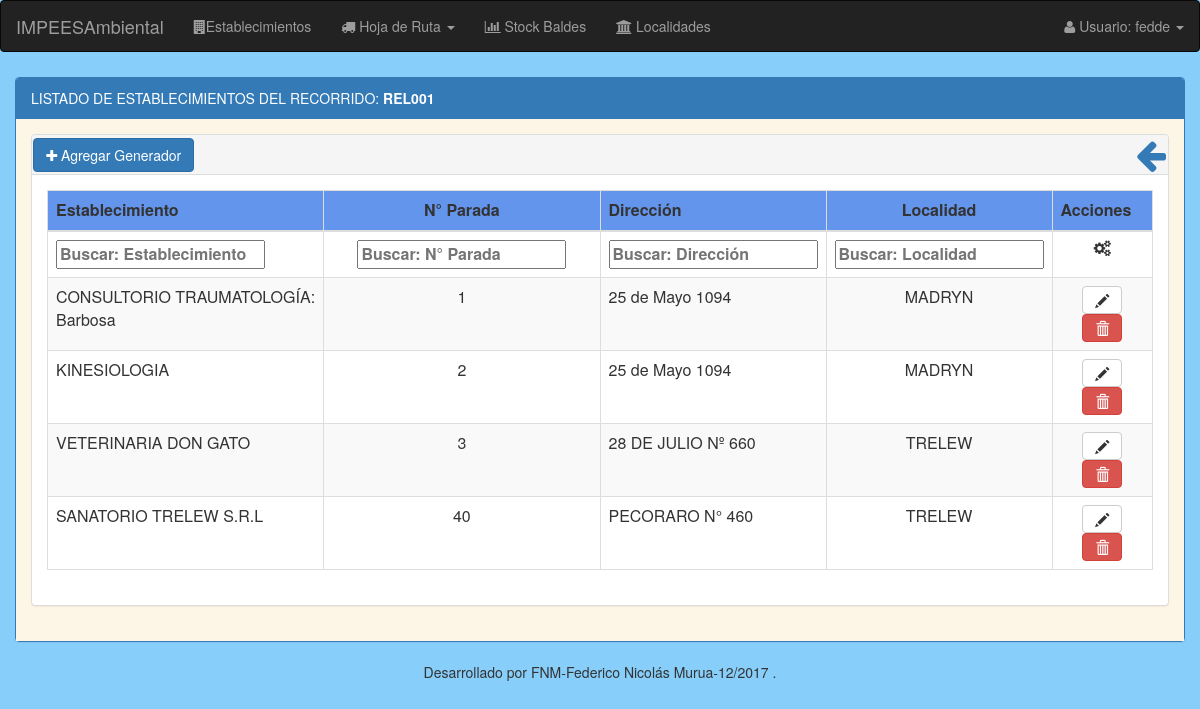
The page /generadores/listado/establecimientos/recorrido/3/1/ (signed in) on the database as committed earlier.
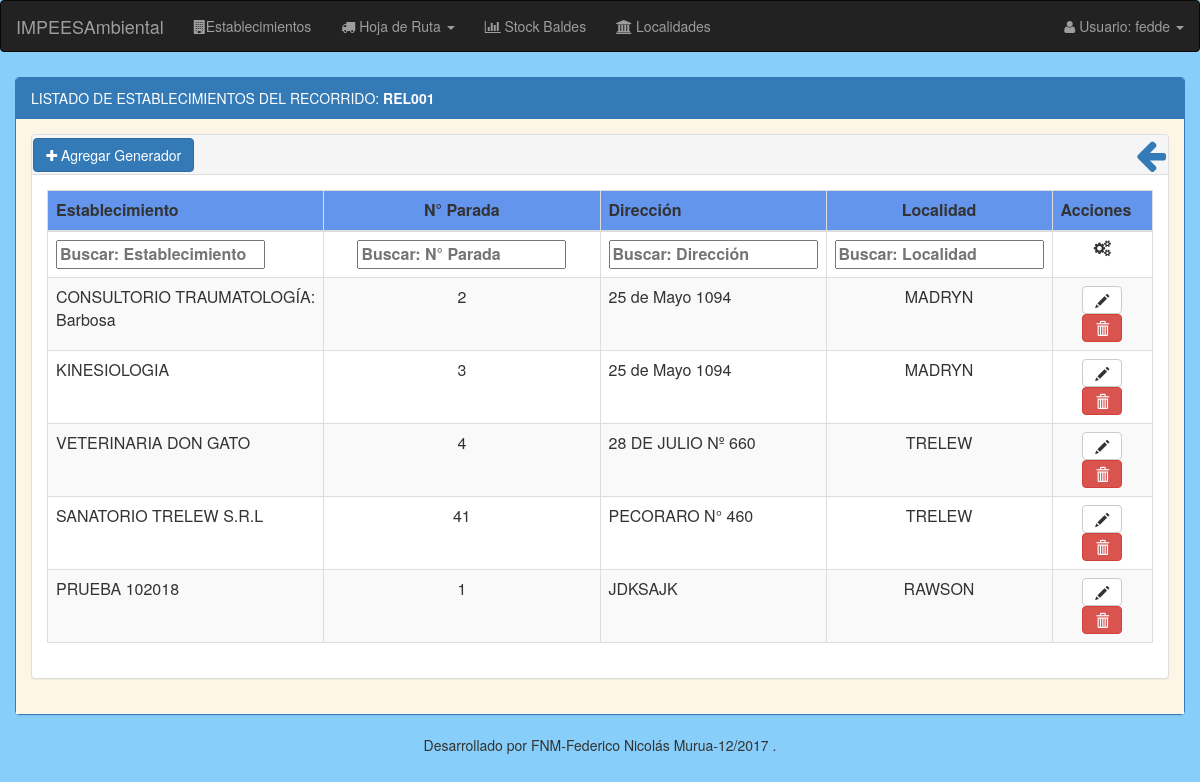
The same page on the database as committed later.
### modulo_I/models.py (models this page shows, shortened)
class Recorrido(models.Model):
    nombre = models.CharField(max_length=50, unique=True)
    extra = models.BooleanField(default=False)

class EstablecimientoGenerador(models.Model):
    nro_inscripcion = models.BigIntegerField(unique=True, blank=True, null=True, default=None) # N° inscripcion registro de generadores provincia del chubut
    activo = models.BooleanField(default=False)
    razon_social = models.CharField(max_length=50)
    direccion = models.CharField(max_length=100)
    tipo_actividad = MultiSelectField(choices=sorted(Actividades), blank=True, null=True)
    recoleccion = MultiSelectField(choices=Dias, blank=True, null=True)
    localidad = models.ForeignKey('Localidad', null=True, on_delete=models.SET_NULL)
    telefono = models.CharField(max_length=50, blank=True, null=True)
    email = models.CharField(max_length=200, blank=True, null=True)
    responsable_ambiental = models.CharField(max_length=50, blank=True, null=True)
    cuit = models.CharField(max_length=20, blank=True, null=True)
    recorrido = models.ForeignKey('Recorrido', blank=True, null=True, on_delete=models.SET_NULL)
    nro_parada = models.IntegerField(validators=[MinValueValidator(1)], blank=True, null=True)
    recorrido_extra = models.ForeignKey('Recorrido', blank=True, null=True, on_delete=models.SET_NULL, related_name="recorrido_extra")
    nro_parada_extra = models.IntegerField(validators=[MinValueValidator(1)], blank=True, null=True)

class Localidad(models.Model):
    nombre = models.CharField(max_length=25)
    cp = models.IntegerField(validators=[MinValueValidator(1)], unique=True)
    provincia = models.ForeignKey('Provincia', on_delete=models.CASCADE)

### modulo_I/views.py (the view)
@login_required
def listado_establecimientos_recorrido(request, id_recorrido, dia):
    if dia!='0' and dia!='6':
        listado = EstablecimientoGenerador.objects.filter(activo=True, recorrido__id=id_recorrido)
        listado_establecimientos = []
        '''
        PROBAR LO ACORDADO SI QUEDA ANTES DE SUBIR
        si se modifica, si es igual solo actualizar (?)
        '''
        for e in listado:
            if Dias[int(dia)][1] in e.get_recoleccion_display(): # para obtener valor de la tupla
                listado_establecimientos.append(e)
        flag = True #para el nro de parada en la lista.
    else:
        listado_establecimientos = EstablecimientoGenerador.objects.filter(activo=True, recorrido_extra__id=id_recorrido, recoleccion__icontains=dia)
        flag = False
    return render(request, 'establecimiento/recorrido/establecimientos_recorrido_listado.html', {'flag':flag, 'listado_establecimientos': listado_establecimientos, 'recorrido':Recorrido.objects.get(id=id_recorrido), 'dia':dia})

### modulo_I/templates/establecimiento/recorrido/establecimientos_recorrido_listado.html
{% extends "base/base_listado.html" %}
{% load staticfiles %}
{% load staticfiles bootstrap3 %}
{% block panel-heading %}
  LISTADO DE ESTABLECIMIENTOS DEL RECORRIDO: <strong>{{recorrido.nombre}}</strong>
{% endblock %}
{% block panel-heading-tabla %}
  <div style="padding-top:0.3%; padding-left:0.1%;">
    <a href="{% url 'registroHojaRuta:agregar_itinerario' id_recorrido=recorrido.id dia=dia %}" class="btn btn-primary"><i class="fa fa-plus"></i> Agregar Generador</a>
    <a href="{% url 'registroHojaRuta:generar_hoja_ruta' dia=dia %}" data-toggle="tooltip" title="Volver"><i class="fa fa-arrow-left pull-right" style="font-size: 35px;padding-right:2px;"></i></a>
  </div>
{% endblock %}
{% block thead-tabla %}
  <thead>
  <tr style="background:#6495ED;">
      <th width="25%">Establecimiento</th>
      <th width="25%" style="text-align:center;">N° Parada</th>
      <th>Dirección</th>
      <th style="text-align:center;">Localidad</th>
      <th>Acciones</th>
  </tr>
  </thead>
{% endblock %}
{% block tfoot-tabla %}
  <tfoot >
     <tr>
       <th>Establecimiento</th>
       <th style="text-align:center;" width="25%">N° Parada</th>
       <th>Dirección</th>
       <th style="text-align:center;">Localidad</th>
       <th style="text-align:center;"><i class="fa fa-cogs"></i></th>
    </tr>
  </tfoot>
{% endblock %}
{% block tbody-tabla %}
  <tbody>
  {% for establecimiento in listado_establecimientos %}
      <tr>
          <td>{{ establecimiento.razon_social }}</td>
          {% if flag %}
            <td style="text-align:center;"> {{ establecimiento.nro_parada|default_if_none:"-" }}</td>
          {% else %}
            <td style="text-align:center;"> {{ establecimiento.nro_parada_extra|default_if_none:"-" }}</td>
          {% endif %}
          <td>{{ establecimiento.direccion }}</td>
          <td style="text-align:center;">{{ establecimiento.localidad.nombre }}</td>
          <td align="center">
            <a class="btn btn-default" data-toggle="tooltip" title="Modificar" href="{% url 'registroHojaRuta:modificar_itinerario' id_generador=establecimiento.id id_recorrido=recorrido.id dia=dia%}"><em class="glyphicon glyphicon-pencil"></em></a>
            <a href="{% url 'registroHojaRuta:baja_itinerario' id_generador=establecimiento.id id_recorrido=recorrido.id dia=dia %}" onclick="return confirm('Esta seguro que sea quitar el generador?')" class="btn btn-danger" data-toggle="tooltip" title="Eliminar" href="#"><em class="glyphicon glyphicon-trash"></em></a>
          </td>
      </tr>
  {% endfor %}
  </tbody>
{% endblock %}

### templates/base/base_listado.html (shortened to what this page needs)
{% extends "base/base.html" %}
{% load staticfiles %}
{% load staticfiles bootstrap3 %}
{% block stylesheets %}
  <link rel="stylesheet" href="{% static 'css/filtro_upHeader_tabla.css' %}"/>
  <link rel="stylesheet" href="{% static 'css/dataTables.bootstrap.css' %}"/>
{% endblock %}
{% block content %}
    <div class="container container-form" style="padding-top:5px; width:100%">
            <div class="panel panel-primary">
              <div class="panel-heading">{% block panel-heading %}{% endblock %}</div>
                <div class="panel-body" style="background:OldLace">
                  <div class="container" style="width:100%">
                      <div class="row">
                        <div class="panel panel-default">
                          <div class="panel-heading" style="height: 40px;padding:0">{% block panel-heading-tabla %}{% endblock %}</div>
                            <div class="panel-body" >
                              <table class="table table-striped table-bordered" cellspacing="0" id="table-list">
                                {% block thead-tabla %}{% endblock %}
                                {% block tfoot-tabla %}{% endblock %}
                                {% block tbody-tabla %}{% endblock %}
                              </table>
                            </div>
                          </div>
                      </div>
                  </div>
                </div>
            </div>
    </div>
{% endblock %}

### templates/base/base.html (shortened to what this page needs)
{% load staticfiles %}
<html lang="es">
  <head>
      <link rel="stylesheet" type="text/css" href="{% static 'css/bootstrap.css' %}"/>
      <link rel="stylesheet" type="text/css" href="{% static 'css/font-awesome.min.css' %}"/>
      {% block stylesheets %}{% endblock %}
  </head>
  <body style="background:LightSkyBlue ">
      {% block no-navbar %}
          {% include 'base/nav.html' %}
      {% endblock %}
      <main role="main">
        {% block content %}{% endblock %}
        <div class="footer" align="center">
          Desarrollado por FNM-Federico Nicolás Murua-12/2017 .
        </div>
      </main>
  </body>
</html>

### templates/base/nav.html (shortened to what this page needs)
<nav class="navbar navbar-inverse">
  <div class="container-fluid">
    <div class="navbar-header">
      <a class="navbar-brand" href="#" >IMPEESAmbiental</a>
    </div>
    <ul class="nav navbar-nav">
      <li><a href="{% url 'generadores:listado_generadores' %}"><i class="fa fa-building"></i>Establecimientos</a><li>
      <li class="dropdown"><a class="dropdown-toggle" data-toggle="dropdown" href="#"><i class="fa fa-truck"></i> Hoja de Ruta <span class="caret"></span></a>
      </li>
      <li><a href="{% url 'baldes:listado_baldes' %}"><i class="fa fa-bar-chart-o"></i> Stock Baldes</a><li>
      <li><a href="{% url 'localidades:listado_localidades' %}"><i class="fa fa-institution"></i> Localidades</a><li>
    </ul>
    <ul class="nav navbar-nav navbar-right">
      <li class="dropdown"><a class="dropdown-toggle" data-toggle="dropdown" href="#"><i class="fa fa-user"></i> Usuario: {{user.get_username}} <span class="caret"></span></a>
      </li>
    </ul>
  </div>
</nav>

### estaticos/css/filtro_upHeader_tabla.css (style rules this page uses)
tfoot { display: table-header-group; }

Rows that differ between the two databases and show on the page:
changed EstablecimientoGenerador "CONSULTORIO TRAUMATOLOGÍA: Barbosa": nro_parada "1" → "2"
changed EstablecimientoGenerador "KINESIOLOGIA": nro_parada "2" → "3"
changed EstablecimientoGenerador "VETERINARIA DON GATO": nro_parada "3" → "4"
changed EstablecimientoGenerador "SANATORIO TRELEW S.R.L": nro_parada "40" → "41"
added EstablecimientoGenerador: razon_social "PRUEBA 102018", nro_parada "1", direccion "JDKSAJK", localidad.nombre "RAWSON"
